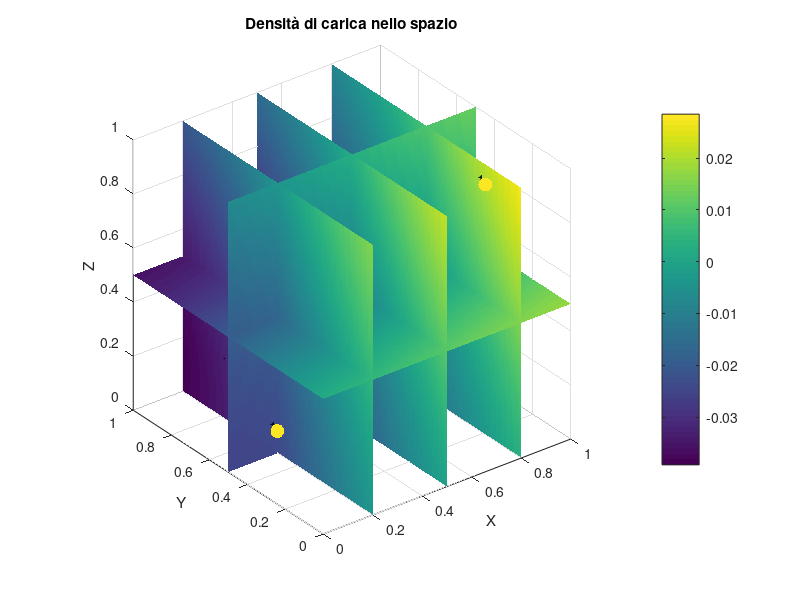

MATLAB code to generate this figure: (Note: this script raises an error after producing the figure.)
clc; clear; close all

Nx = 140; Ny = 80; Nz = 20;
x = linspace(0,1,Nx);
y = linspace(0,1,Ny);
z = linspace(0,1,Nz);
M = Nx*Ny*Nz;
hx = x(2) - x(1);
hy = y(2) - y(1);
hz = z(2) - z(1);

[X, Y, Z] = meshgrid(y,x,z);

q = [-1 1 -1 1];

posizioni = [0.16455696,0.54676259,0.47368421;   
             0.06329114,0.32374101,0.21052632; 
             0.22784810,0.75539568,0.21052632; 
             0.72151899,0.08633094,1];   

G = 0.7;
u = @(r) (G/sqrt(pi))^3*exp(-G^2*r.^2);

rho_lr = zeros(size(X));

for k = 1:length(q)
    r = sqrt((X - posizioni(k, 1)).^2 + (Y - posizioni(k, 2)).^2 + (Z - posizioni(k, 3)).^2);
    rho_lr = rho_lr + q(k)*u(r);
end

figure;
slice(X,Y,Z,rho_lr,[0.2 0.5 0.8],0.5,0.5)
shading interp
hold on;
scatter3(posizioni(:, 1), posizioni(:, 2), posizioni(:, 3), 100, q, 'filled');
text(posizioni(:, 1), posizioni(:, 2), posizioni(:, 3),num2str(q'), 'VerticalAlignment', 'bottom', 'HorizontalAlignment', 'right');
title('Densità di carica nello spazio');
xlabel('X');
ylabel('Y');
zlabel('Z');
grid on;
colorbar;
axis equal;
hold off;


epsilon = .1;
A = fem.createPoissonMatrix(Nx, Ny, Nz, hx, hy, hz);
RHS = reshape(rho_lr,M,1)/epsilon;
wnodes = fem.bnodes('w', X, Y, Z);
enodes = fem.bnodes('e', X, Y, Z);
bnodes = union(wnodes,enodes);
inodes = setdiff(1:M,bnodes);
u = zeros(M,1); u(wnodes) = 0; u(enodes) = 0;

u = fem.solvePoisson(A, RHS, inodes, bnodes, u);

%show slice
figure
u1_slice = reshape(u,Nx,Ny,[]);
slice(X,Y,Z,u1_slice,[0.2 0.5 0.8],0.5,0.5)
shading interp
colorbar
title('u1')







